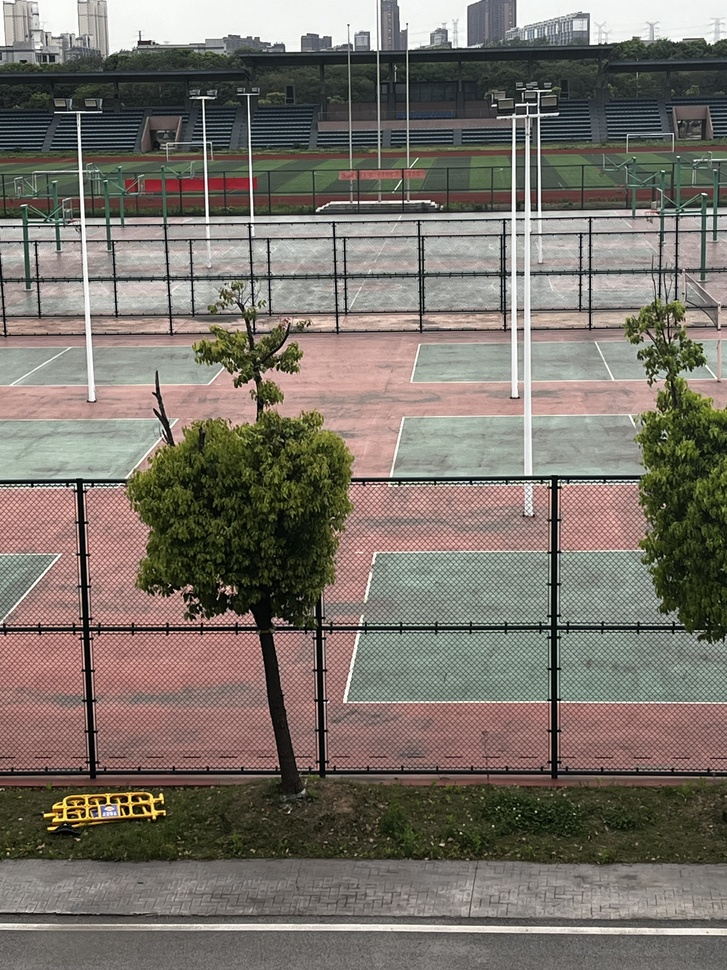
#> input picture images/1_1.JPG, 727 x 970 px, shrunk from 3024 x 4032 before the run
$ jupyter execute '特征检测与提取.ipynb'
#> lines starting #> are read from the running program, lines starting #| are printed output that depends on the picture
[cell 1]
import cv2

# 读取输入图像
image = cv2.imread('images/1_1.JPG')
#> image is the input picture: shape (970, 727, 3); mean B, G, R 105.6, 114.1, 120.7

# 创建SIFT对象
sift = cv2.SIFT_create()

# 在图像中检测关键点和计算描述符
keypoints, descriptors = sift.detectAndCompute(image, None)
#> keypoints = 5998 keypoints; strongest (x, y, size): (517, 105, 2), (405, 202, 2), (360, 625, 1.9), (557, 114, 1.9)

# 绘制关键点
image_with_keypoints = cv2.drawKeypoints(image, keypoints, None)
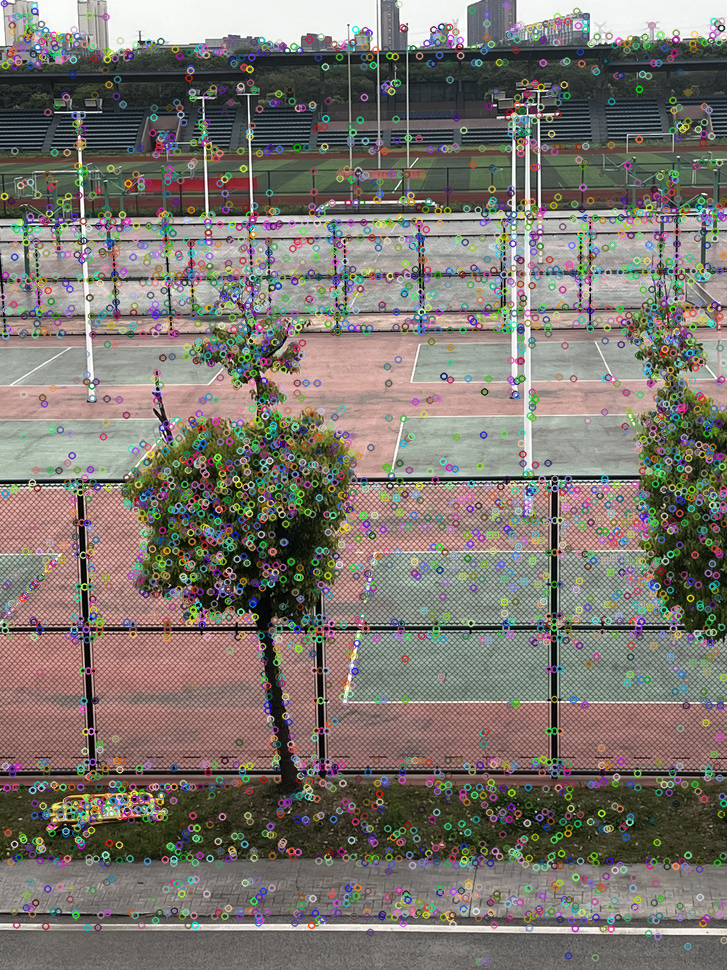
#> image_with_keypoints: shape (970, 727, 3); mean B, G, R 110.2, 117.3, 123.2

# 显示带有关键点的图像
cv2.imshow('Image with Keypoints', image_with_keypoints)
cv2.imwrite('results/kps.jpg',image_with_keypoints)
cv2.waitKey(0)
cv2.destroyAllWindows()


$ run again, with images/1_2.JPG copied over images/1_1.JPG
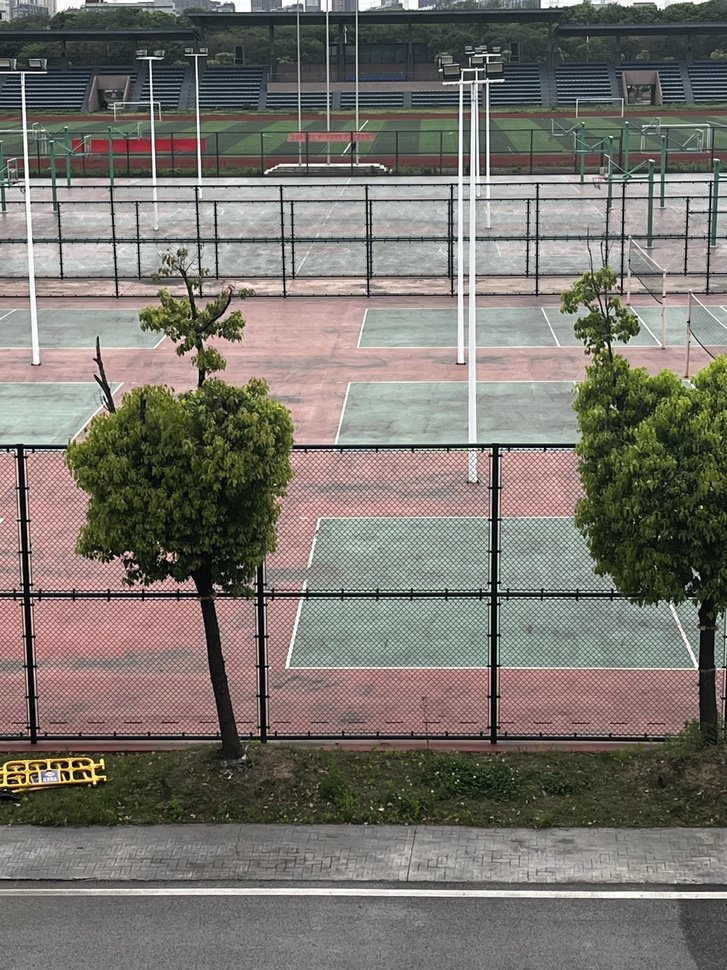
#> input picture images/1_2.JPG, 727 x 970 px, shrunk from 3024 x 4032 before the run
#> image is the input picture: shape (970, 727, 3); mean B, G, R 108, 116, 119.5
#> keypoints = 6181 keypoints; strongest (x, y, size): (441, 70, 2), (230, 583, 2.2), (30, 187, 1.8), (502, 80, 2.4)
#> `image_with_keypoints = cv2.drawKeypoints(image, keypoints, None)`:
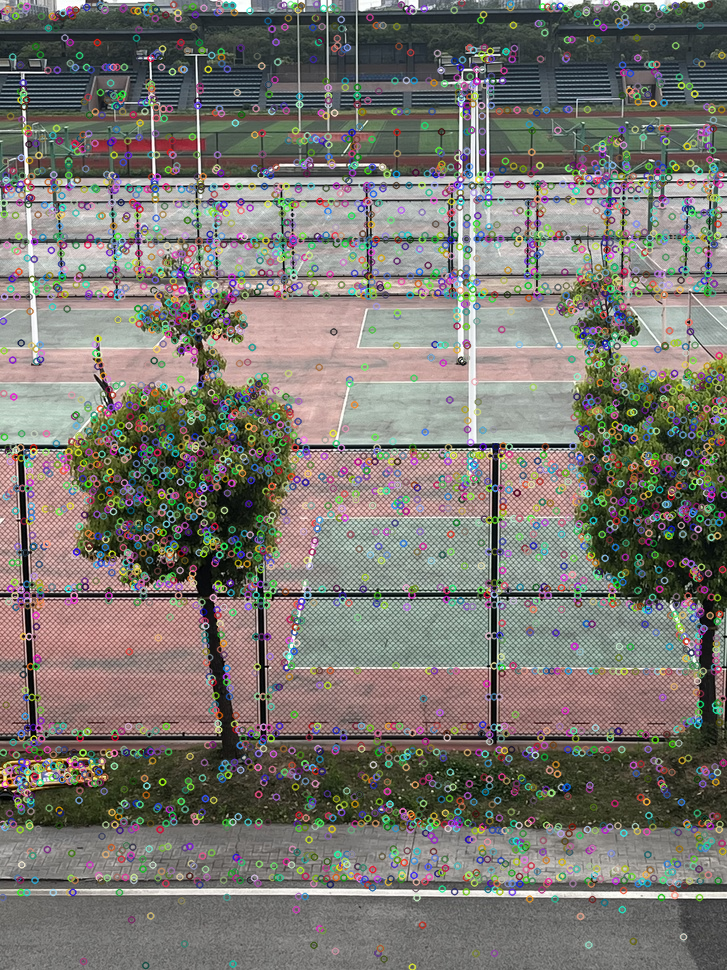
#> image_with_keypoints: shape (970, 727, 3); mean B, G, R 112.3, 118.8, 121.8

$ run again, with images/1_3.JPG copied over images/1_1.JPG
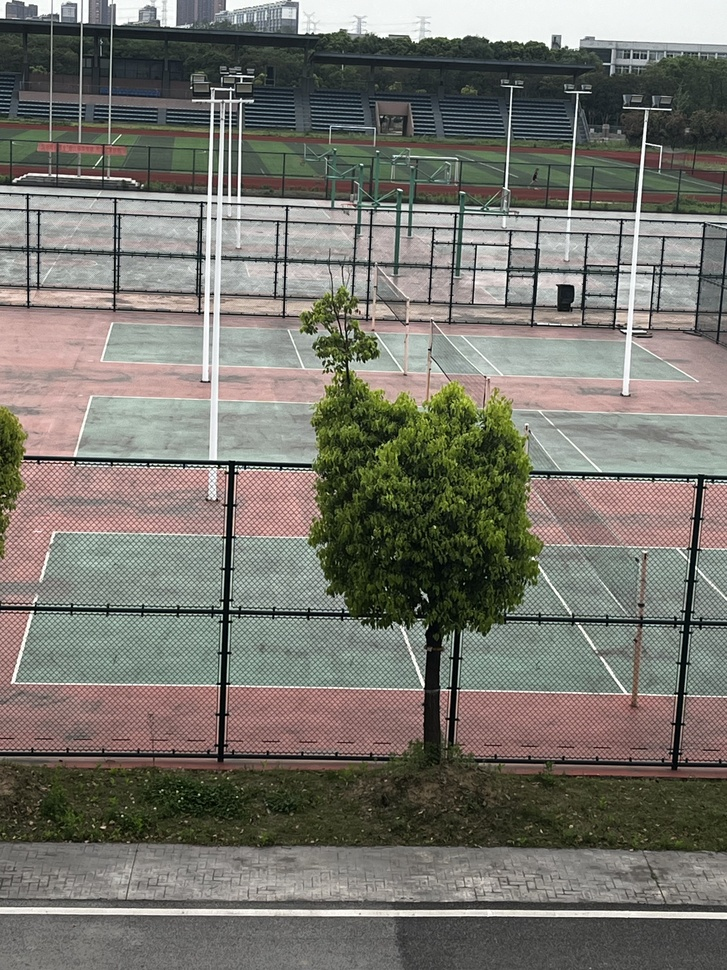
#> input picture images/1_3.JPG, 727 x 970 px, shrunk from 3024 x 4032 before the run
#> image is the input picture: shape (970, 727, 3); mean B, G, R 109.4, 117.2, 118.8
#> keypoints = 5808 keypoints; strongest (x, y, size): (105, 178, 2), (633, 329, 1.9), (696, 480, 2.1), (227, 470, 1.9)
#> `image_with_keypoints = cv2.drawKeypoints(image, keypoints, None)`:
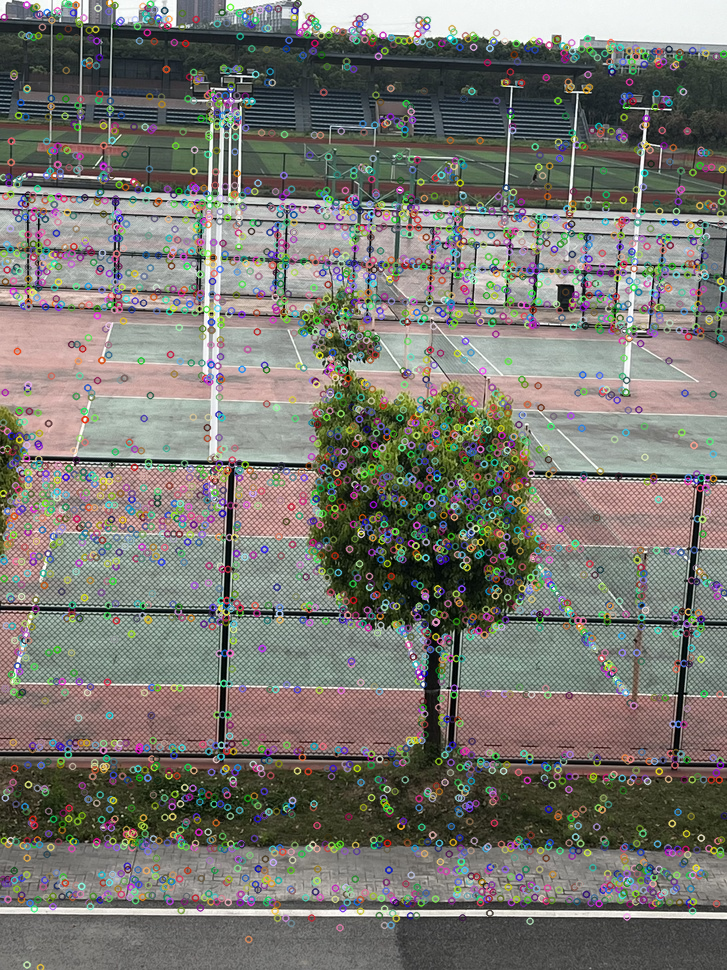
#> image_with_keypoints: shape (970, 727, 3); mean B, G, R 112.5, 119.2, 120.7
